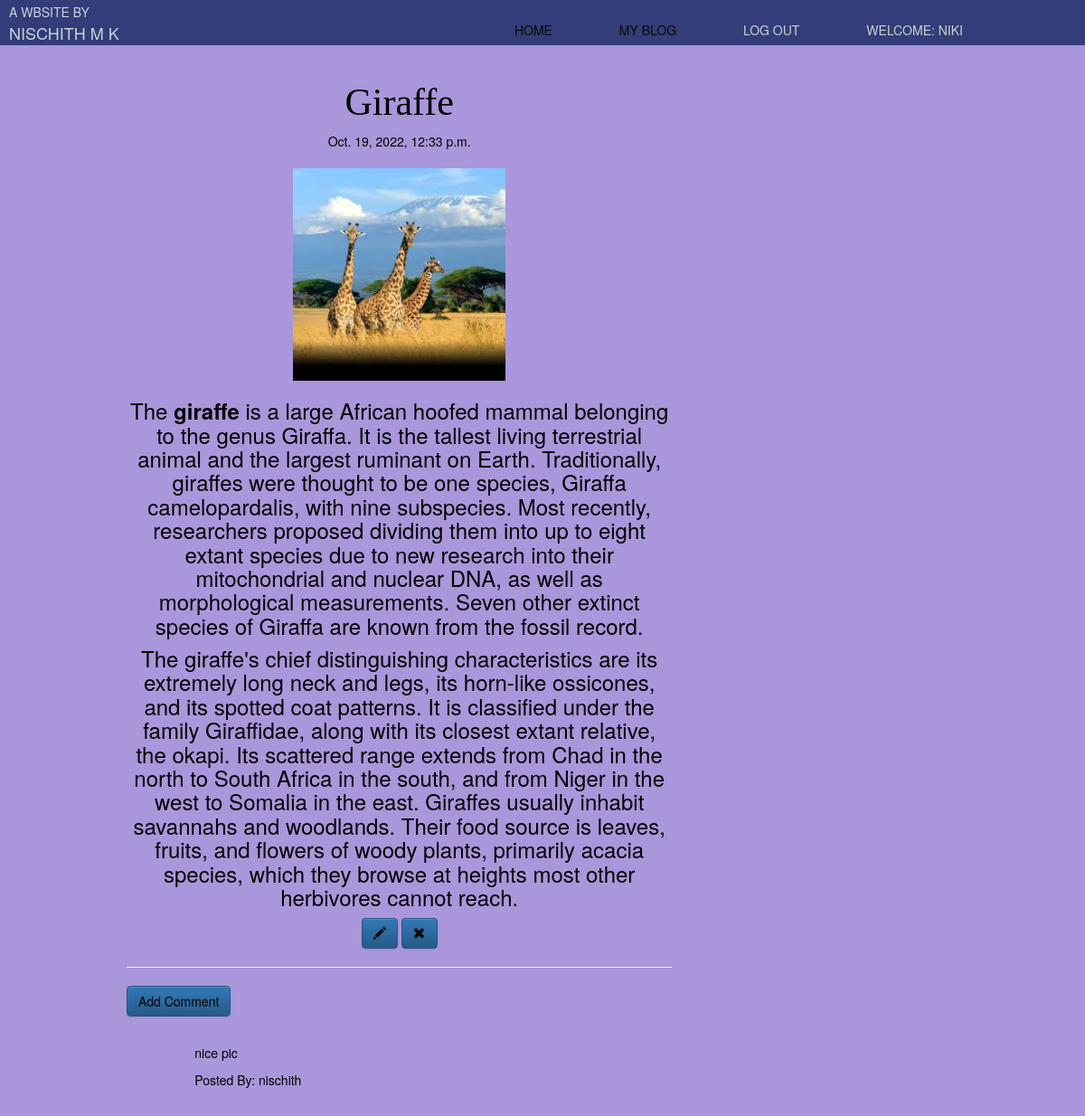
The page /post/24/ (signed in) on the database its author committed.
### blog/models.py (models this page shows, shortened)
class Post(models.Model):
    author = models.ForeignKey('auth.User',on_delete=models.CASCADE)
    title = models.CharField(max_length=200)
    text = models.TextField()
    create_date = models.DateTimeField(default=timezone.now())
    published_date = models.DateTimeField(blank=True,null=True)
    photo = models.ImageField(upload_to='images/',max_length=255,blank=True,null=True)
    likes = models.ManyToManyField(User,related_name='blog_posts')

class Comment(models.Model):
    post = models.ForeignKey('blog.post',related_name='comments',on_delete=models.CASCADE)
    author = models.CharField(max_length=200)
    text = models.TextField()
    create_date = models.DateTimeField(default=timezone.now())
    approved_comment = models.BooleanField(default=False)

### blog/views.py (the view)
# urls.py: url(r'^post/(?P<pk>\d+)/$',views.PostDetailView.as_view(),name='post_detail'),
class PostDetailView(LoginRequiredMixin,DetailView):
    model = Post
    login_required = True

### blog/templates/blog/post_detail.html (shortened to what this page needs)
{% extends "blog/base.html" %}
{% block content %}
<h1 class="posttitle loader">{{ post.title }}</h1>
{% if post.published_date %}
<div class="date postdate">
    {{ post.published_date }}
</div>
<br>
<div align="center">
{% else %}
<a class="btn btn-default" href="{% url 'post_publish' pk=post.pk %}">Publish</a>
{% endif %}
{% if post.photo %}
    <img src="{{ post.photo.url }}"  class='' height='235' width='235'>
        {% endif %}
<h3>{{ post.text|safe|linebreaksbr }} </h3>
{% if user.is_authenticated %}
<a class="btn btn-primary" href="{% url 'post_edit' pk=post.pk %}">
    <span class="glyphicon glyphicon-pencil"></span>
</a>
<a class="btn btn-primary" href="{% url 'post_remove' pk=post.pk %}">
    <span class="glyphicon glyphicon-remove"></span>
</a>
{% endif %}
</div>
<hr>
<a class="btn btn-primary" href="{% url 'add_comment_to_post' pk=post.pk %}">Add Comment</a>
<div class="container">
    {% for comment in post.comments.all %}
    <br>
    {% if user.is_authenticated or comment.approved_comment %}
    <p>{{ comment.text|safe|linebreaks }}</p>
    <p> Posted By: {{ comment.author }} </p>
    {% endif %}
    {% empty %}
    <p> No Comments </p>
    {% endfor %}
</div>
{% endblock %}

### blog/templates/blog/base.html (shortened to what this page needs)
<!DOCTYPE html>
{% load static %}
<html lang="en">
<head>
        <link rel="stylesheet" href="https://maxcdn.bootstrapcdn.com/bootstrap/3.3.7/css/bootstrap.min.css">
        <link rel="stylesheet" href="https://maxcdn.bootstrapcdn.com/bootstrap/3.3.7/css/bootstrap-theme.min.css">
        <link rel="stylesheet" href="//cdn.jsdelivr.net/medium-editor/latest/css/medium-editor.min.css" type="text/css" media="screen" charset="utf-8">
        <link rel="stylesheet" href="{% static 'css/newblog.css' %}">
</head>
<body>
<body>
<div class="whole">
        <header>
                <div class="container">
      <nav>
        <ul>
                         <li id="des"><p>a wbsite by</p></li>
             <li id="name"><p>Nischith M k</p></li>
            <div class="dropdown">
                <li><a href="{% url 'post_list' %}">Home</a></li>
                                </div>
    {% if user.is_authenticated %}
            <div class="dropdown">
             <li><a href="{% url 'post_list' %}">My Blog</a></li>
                                </div>
        <li><a style="color: #c7d3d4;" href="{% url 'logout' %}">Log out</a></li>
        <li><a>Welcome: {{ user.username }}</a></li>
    {% else %}
    <li><a  href="{% url 'user_login' %}"><span class="glyphicon glyphicon-user"></span> login</a></li>
    {% endif%}
</ul>
       </nav>
    </div>
</header>
<div class="content container">
    <div class="row">
        <div class=" col-md-8">
            <div class="blog_posts">
                {% block content %}
                {% endblock %}
            </div>
        </div>
    </div>
</div>
</div>
</body>
</html>

### blog/static/css/newblog.css (style rules this page uses)
body { background: #b3b8c7; }
#name { position: absolute; top: 8px; left: 16px; }
.container { width: 80%; margin: 0 auto; }
header { background: #333d79ff; }
header::after { content: ""; display: table; clear: both; }
nav { float: right; }
nav ul { margin: 0; padding: 0; list-style: none; }
nav li { display: inline-block; margin-left: 70px; padding-top: 23px; position: relative; }
nav a { color: #c7d3d4ff; text-decoration: none; text-transform: uppercase; font-size: 14px; }
nav a::before { content: ""; display: block; height: 5px; background-color: #444; position: absolute; top: 0; width: 0%; transition: all ease-in-out 250ms; }
.dropdown { position: relative; display: inline-block; }
.postdate { text-align: center; }
.posttitle { font-family: "Chelsea Market", cursive; font-size: 3em; text-align: center; }
.content { padding: 20px; color: rgb(0, 0, 0); }
a:link { color: rgb(10, 10, 10); background-color: transparent; text-decoration: none; }

### blog/templates/blog/base.html (style rules this page uses)
body { background:#AA96DA; }
#name { position: absolute; top: 1px; left: -60px; font-size: 18px; color: #C7D3D4FF; text-transform: uppercase; }
#des { position: absolute; top: -20px; left: -60px; font-size: 14px; color: #C7D3D4FF; text-transform: uppercase; }

### rows shown on the page
Post: title "Giraffe", published_date "Oct. 19, 2022, 12:33 p.m.", photo (picture), text "The giraffe is a large African hoofed mammal belonging to the genus Giraffa. It is the tallest living terrestrial animal and the largest ruminant on Earth. Traditionally, giraffes were thought to be one species, Giraffa camelopardalis, with nine subspecies. Most recently, researchers proposed dividing them into up to eight extant species due to new research into their mitochondrial and nuclear DNA, as well as morphological measurements. Seven other extinct species of Giraffa are known from the fossil record. The giraffe's chief distinguishing characteristics are its extremely long neck and legs, its horn-like ossicones, and its spotted coat patterns. It is classified under the family…"
Comment: text "nice pic", author "nischith"

### other values the page prints
{{ user.username }} "NIKI"
